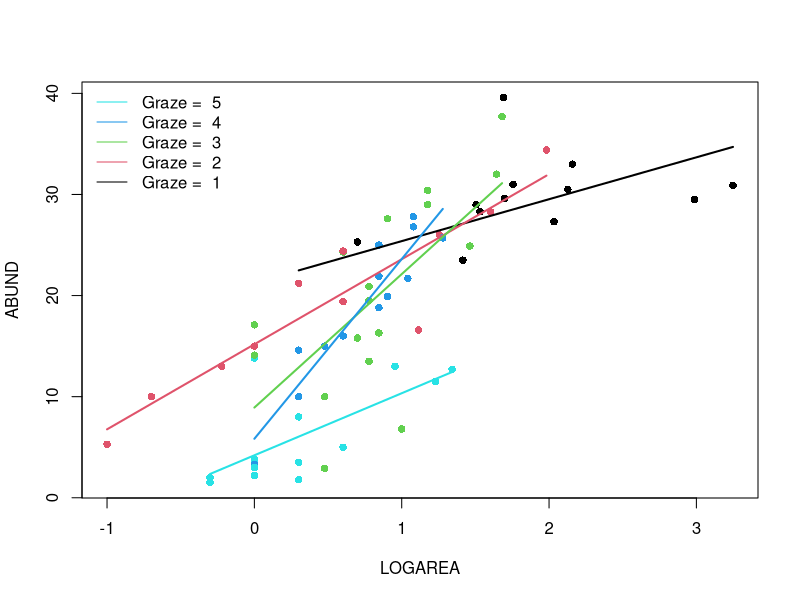
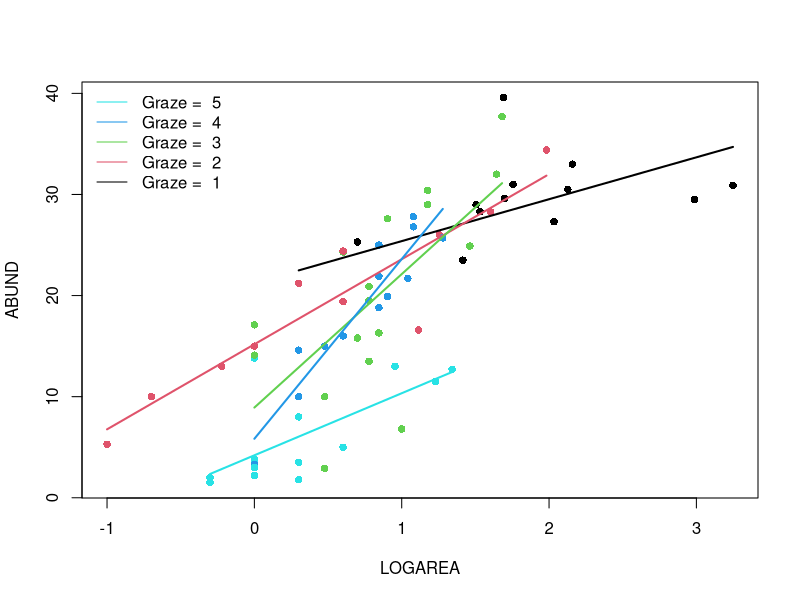
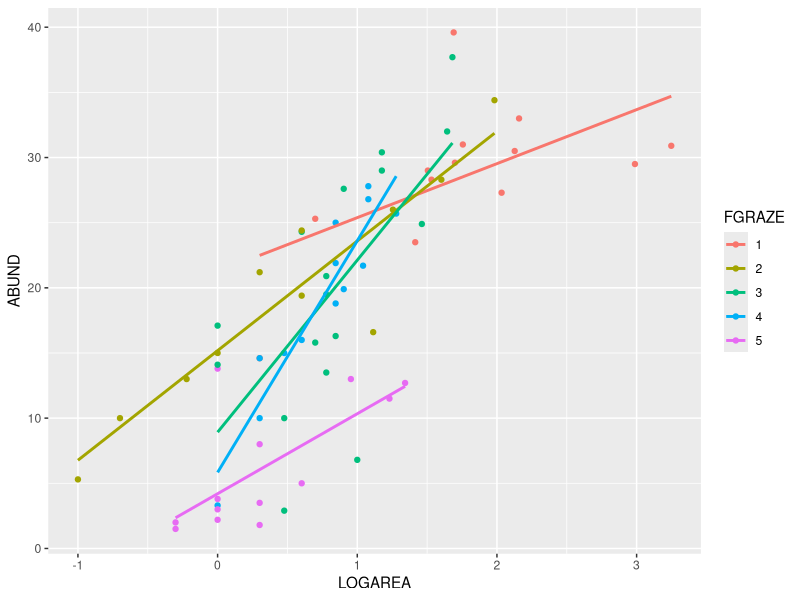

Generate these figures, in order, with R:
## ----Q2, eval=TRUE, echo=SOLUTIONS, results=SOLUTIONS, collapse=TRUE--------------------------------------------
loyn <- read.table("./data/loyn.txt", header = TRUE)
str(loyn)


## ----Q3, eval=TRUE, echo=SOLUTIONS, results=SOLUTIONS, collapse=TRUE--------------------------------------------
loyn$LOGAREA <- log10(loyn$AREA)
# create factor GRAZE as it was originally coded as an integer
loyn$FGRAZE <- factor(loyn$GRAZE)




## ----Q5, eval=TRUE, echo=SOLUTIONS, results=SOLUTIONS, collapse=TRUE--------------------------------------------
birds.inter.1 <- lm(ABUND ~ FGRAZE + LOGAREA + FGRAZE:LOGAREA, data = loyn)

# Or use the 'shortcut' - it's equivalent to the model above
# birds.inter.1 <- lm(ABUND ~ FGRAZE * LOGAREA, data = loyn)




## ----Q7, eval=TRUE, echo=SOLUTIONS, results=SOLUTIONS, collapse=TRUE--------------------------------------------
anova(birds.inter.1)

# The null hypothesis is that there is no significant interaction between 
# FGRAZE and LOGAREA. 
# As the P value is smaller than our cutoff of 0.05 (p = 0.005) we reject the 
# null hypothesis and conclude that there is a significant interaction. 

# This means that there is a significant relationship between bird abundance 
# and log area, and that this relationship is different for different levels of 
# graze (at least one of them is different). Put another way, the slopes of the 
# relationship between abundance and log area for each level of graze are different.

# As there is a significant interaction, it's difficult to interpret the main
# effects of FGRAZE and LOGAREA as by definition the effect of one variable is 
# dependent on the value of the other variable.


## ----Q8, eval=TRUE, echo=SOLUTIONS, results=SOLUTIONS, collapse=TRUE--------------------------------------------
summary(birds.inter.1)

# (Intercept)
# Here the Intercept (baseline) is the predicted ABUND when LOGAREA = 0,
# for FGRAZE level 1.
# the null hypothesis for the intercept is that the intercept = 0
# As the P value < 0.05 (7.09e-08) we reject this null hypothesis.

# LOGAREA 
# Represents the slope of the relationship between ABUND and LOGAREA, 
# specific to FGRAZE = 1.
# The null hypothesis is that the slope of the relationship
# between LOGAREA and ABUND = 0, for level FGRAZE = 1 only. 
# So, for graze 1 the slope is 4.14. This means, that for a 1 unit increase in LOGAREA
# we get a corresponding increase of 4.4 birds on average.
# As the P value (0.022) is < 0.05 we conclude that the slope is
# significantly different than 0.

# FGRAZE2
# Is the estimated difference (contrasts) between the *intercept* of FGRAZE level
# 2 and the reference level intercept, FGRAZE = 1.
# The null hypothesis associated with this estimate is that the difference
# in the intercepts between graze level 1 and graze level 2 = 0.
# As the P value (0.118) is > 0.05 we fail to reject this null hypothesis and
# conclude that the intercepts for graze level 1 and graze level 2 are the same.

# FGRAZE3, FGRAZE4, FGRAZE5
# The parameter estimates have the same interpretation as for FGRAZE2 (above). 
# They are all estimates of the difference between FGRAZE at the appropriate level 
# and FGRAZE 1 (Intercept).

# FGRAZE2:LOGAREA
# This represents the difference in the slope of the relationship between ABUND 
# and LOGAREA between graze level 2 and graze level 1.
# The null hypothesis is that the difference in slopes between graze level 1 
# and 2 = 0 (i.e. no difference).
# As the P value (0.082) > 0.05 we conclude that the slopes are not different 
# (i.e. they are the same).

# FGRAZE3:LOGAREA
# This represents the difference in the slope of the relationship between ABUND 
# and LOGAREA between graze level 3 and graze level 1.
# The null hypothesis is that the difference in slopes between graze level 1 
# and 3 = 0 (i.e. no difference).
# As the P value (0.004) < 0.05 we conclude that the slopes are different (and
# therefore the relationship is different).

# FGRAZE4:LOGAREA, # FGRAZE5:LOGAREA
# These parameter estimates and null hypotheses are interpreted in the same way 
# as for FGRAZE4:LOGAREA and FGRAZE5:LOGAREA


# The Multiple R-square value is 0.79, so 79% of the variation in the data is 
# explained by the model. This is quite a bit more than the models with only
# LOGAREA and FGRAZE as single explanatory variables.


## ----Q9a, eval=TRUE, echo=SOLUTIONS, results=SOLUTIONS, collapse=FALSE------------------------------------------
par(mfrow= c(1, 1))
plot(ABUND ~ LOGAREA, data = loyn, col = GRAZE, pch = 16)
# Note: # colour 1 means black in R
# colour 2 means red in R
# colour 3 means green in R
# colour 4 means blue in R
# colour 5 means cyan in R

# FGRAZE1
# create a sequence of increasing LOGAREA within the observed range
LOGAREA.seq <- seq(from = min(loyn$LOGAREA[loyn$FGRAZE == 1]),
					to = max(loyn$LOGAREA[loyn$FGRAZE == 1]),
					length = 20)

# create data frame for prediction
dat4pred <- data.frame(FGRAZE = "1", LOGAREA = LOGAREA.seq)

# predict for new data
P1 <- predict(birds.inter.1, newdata = dat4pred)

# add the predictions to the plot of the data
lines(dat4pred$LOGAREA, P1, col = 1, lwd = 2)

# FGRAZE2
LOGAREA.seq <- seq(from = min(loyn$LOGAREA[loyn$FGRAZE == 2]),
					to = max(loyn$LOGAREA[loyn$FGRAZE == 2]),
					length = 20)

dat4pred <- data.frame(FGRAZE = "2", LOGAREA = LOGAREA.seq)

P2 <- predict(birds.inter.1, newdata = dat4pred)

lines(dat4pred$LOGAREA, P2, col = 2, lwd = 2)

# FGRAZE3
LOGAREA.seq <- seq(from = min(loyn$LOGAREA[loyn$FGRAZE == 3]),
					to = max(loyn$LOGAREA[loyn$FGRAZE == 3]),
					length = 20)

dat4pred <- data.frame(FGRAZE = "3", LOGAREA = LOGAREA.seq)

P3 <- predict(birds.inter.1, newdata = dat4pred)

lines(dat4pred$LOGAREA, P3, col = 3, lwd = 2)

# FGRAZE4
LOGAREA.seq <- seq(from = min(loyn$LOGAREA[loyn$FGRAZE == 4]),
					to = max(loyn$LOGAREA[loyn$FGRAZE == 4]),
					length = 20)

dat4pred <- data.frame(FGRAZE = "4", LOGAREA = LOGAREA.seq)

P4 <- predict(birds.inter.1, newdata = dat4pred)

lines(dat4pred$LOGAREA, P4, col = 4, lwd = 2)

# FGRAZE5
LOGAREA.seq <- seq(from = min(loyn$LOGAREA[loyn$FGRAZE == 5]),
					to = max(loyn$LOGAREA[loyn$FGRAZE == 5]),
					length = 20)

dat4pred <- data.frame(FGRAZE = "5", LOGAREA = LOGAREA.seq)

P5 <- predict(birds.inter.1, newdata = dat4pred)

lines(dat4pred$LOGAREA, P5, col = 5, lwd = 2)

legend("topleft", 
 legend = paste("Graze = ", 5:1), 
 col = c(5:1), bty = "n",
 lty = c(1, 1, 1), 
 lwd = c(1, 1, 1))


## ----Q9b, eval=TRUE, echo=SOLUTIONS, results=SOLUTIONS, collapse=FALSE------------------------------------------
# Okay, that was a long-winded way of doing this.
# If, like me, you prefer more compact code and less risks of errors,
# you can use a loop, to save repeating the sequence 5 times:
par(mfrow = c(1, 1))
plot(ABUND ~ LOGAREA, data = loyn, col = GRAZE, pch = 16)

for(g in levels(loyn$FGRAZE)){ # g will take the values "1", "2",..., "5" in turn
	LOGAREA.seq <- seq(from = min(loyn$LOGAREA[loyn$FGRAZE == g]),
										to = max(loyn$LOGAREA[loyn$FGRAZE == g]),
														length = 20)
	dat4pred <- data.frame(FGRAZE = g, LOGAREA = LOGAREA.seq)
	predicted <- predict(birds.inter.1, newdata = dat4pred)
	lines(dat4pred$LOGAREA, predicted, col = as.numeric(g), lwd = 2)
}
legend("topleft", 
 legend = paste("Graze = ", 5:1), 
 col = c(5:1), bty= "n",
 lty = c(1, 1, 1), 
 lwd = c(1, 1, 1))


## ----Q9c, eval=TRUE, echo=SOLUTIONS, results=SOLUTIONS, collapse=FALSE------------------------------------------
# install.packages('ggplot2', dep = TRUE)
library(ggplot2)

ggplot(loyn, aes(x = LOGAREA, y = ABUND, colour = FGRAZE) ) +
     geom_point() +
     geom_smooth(method = "lm", se = FALSE)

